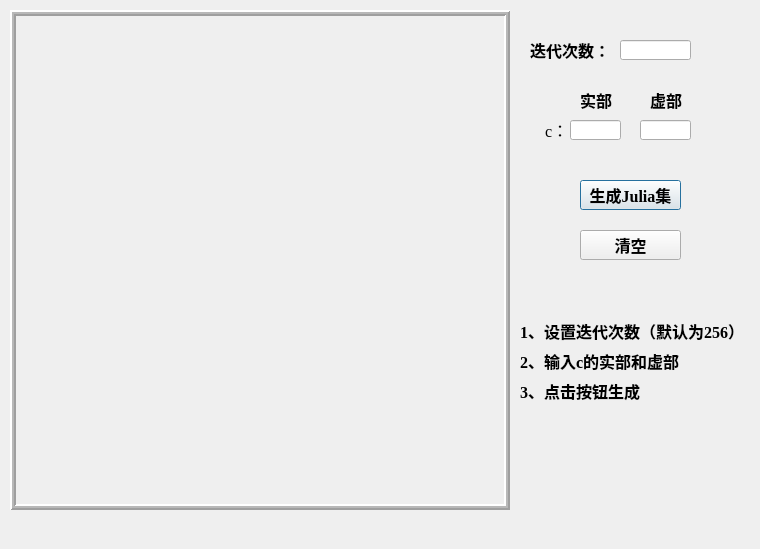
<?xml version="1.0" encoding="UTF-8"?>
<ui version="4.0">
 <class>Julia</class>
 <widget class="QDialog" name="Julia">
  <property name="geometry">
   <rect>
    <x>0</x>
    <y>0</y>
    <width>760</width>
    <height>549</height>
   </rect>
  </property>
  <property name="windowTitle">
   <string>Dialog</string>
  </property>
  <widget class="QLabel" name="label">
   <property name="geometry">
    <rect>
     <x>10</x>
     <y>10</y>
     <width>500</width>
     <height>500</height>
    </rect>
   </property>
   <property name="frameShape">
    <enum>QFrame::Box</enum>
   </property>
   <property name="frameShadow">
    <enum>QFrame::Raised</enum>
   </property>
   <property name="lineWidth">
    <number>2</number>
   </property>
   <property name="midLineWidth">
    <number>2</number>
   </property>
   <property name="text">
    <string/>
   </property>
  </widget>
  <widget class="QLineEdit" name="c_Real">
   <property name="geometry">
    <rect>
     <x>570</x>
     <y>120</y>
     <width>51</width>
     <height>20</height>
    </rect>
   </property>
  </widget>
  <widget class="QLineEdit" name="c_Image">
   <property name="geometry">
    <rect>
     <x>640</x>
     <y>120</y>
     <width>51</width>
     <height>20</height>
    </rect>
   </property>
  </widget>
  <widget class="QLabel" name="label_2">
   <property name="geometry">
    <rect>
     <x>545</x>
     <y>120</y>
     <width>21</width>
     <height>20</height>
    </rect>
   </property>
   <property name="font">
    <font>
     <family>Times New Roman</family>
     <pointsize>12</pointsize>
    </font>
   </property>
   <property name="text">
    <string>c：</string>
   </property>
  </widget>
  <widget class="QLabel" name="label_3">
   <property name="geometry">
    <rect>
     <x>580</x>
     <y>90</y>
     <width>41</width>
     <height>20</height>
    </rect>
   </property>
   <property name="font">
    <font>
     <family>Aharoni</family>
     <pointsize>12</pointsize>
     <weight>75</weight>
     <bold>true</bold>
    </font>
   </property>
   <property name="text">
    <string>实部</string>
   </property>
  </widget>
  <widget class="QLabel" name="label_4">
   <property name="geometry">
    <rect>
     <x>650</x>
     <y>90</y>
     <width>41</width>
     <height>20</height>
    </rect>
   </property>
   <property name="font">
    <font>
     <family>Aharoni</family>
     <pointsize>12</pointsize>
     <weight>75</weight>
     <bold>true</bold>
    </font>
   </property>
   <property name="text">
    <string>虚部</string>
   </property>
  </widget>
  <widget class="QPushButton" name="GenarteJulia">
   <property name="geometry">
    <rect>
     <x>580</x>
     <y>180</y>
     <width>101</width>
     <height>30</height>
    </rect>
   </property>
   <property name="font">
    <font>
     <family>Times New Roman</family>
     <pointsize>12</pointsize>
     <weight>75</weight>
     <bold>true</bold>
    </font>
   </property>
   <property name="text">
    <string>生成Julia集</string>
   </property>
  </widget>
  <widget class="QPushButton" name="Clear">
   <property name="geometry">
    <rect>
     <x>580</x>
     <y>230</y>
     <width>101</width>
     <height>30</height>
    </rect>
   </property>
   <property name="font">
    <font>
     <family>Times New Roman</family>
     <pointsize>12</pointsize>
     <weight>75</weight>
     <bold>true</bold>
    </font>
   </property>
   <property name="text">
    <string>清空</string>
   </property>
  </widget>
  <widget class="QLineEdit" name="MaxIteration">
   <property name="geometry">
    <rect>
     <x>620</x>
     <y>40</y>
     <width>71</width>
     <height>20</height>
    </rect>
   </property>
  </widget>
  <widget class="QLabel" name="label_5">
   <property name="geometry">
    <rect>
     <x>530</x>
     <y>40</y>
     <width>81</width>
     <height>20</height>
    </rect>
   </property>
   <property name="font">
    <font>
     <family>Aharoni</family>
     <pointsize>12</pointsize>
     <weight>75</weight>
     <bold>true</bold>
    </font>
   </property>
   <property name="text">
    <string>迭代次数：</string>
   </property>
  </widget>
  <widget class="QLabel" name="label_16">
   <property name="geometry">
    <rect>
     <x>520</x>
     <y>350</y>
     <width>271</width>
     <height>21</height>
    </rect>
   </property>
   <property name="font">
    <font>
     <family>Times New Roman</family>
     <pointsize>12</pointsize>
     <weight>75</weight>
     <bold>true</bold>
    </font>
   </property>
   <property name="text">
    <string>2、输入c的实部和虚部</string>
   </property>
  </widget>
  <widget class="QLabel" name="label_15">
   <property name="geometry">
    <rect>
     <x>520</x>
     <y>320</y>
     <width>271</width>
     <height>21</height>
    </rect>
   </property>
   <property name="font">
    <font>
     <family>Times New Roman</family>
     <pointsize>12</pointsize>
     <weight>75</weight>
     <bold>true</bold>
    </font>
   </property>
   <property name="text">
    <string>1、设置迭代次数（默认为256）</string>
   </property>
  </widget>
  <widget class="QLabel" name="label_17">
   <property name="geometry">
    <rect>
     <x>520</x>
     <y>380</y>
     <width>271</width>
     <height>21</height>
    </rect>
   </property>
   <property name="font">
    <font>
     <family>Times New Roman</family>
     <pointsize>12</pointsize>
     <weight>75</weight>
     <bold>true</bold>
    </font>
   </property>
   <property name="text">
    <string>3、点击按钮生成</string>
   </property>
  </widget>
 </widget>
 <resources/>
 <connections/>
</ui>
